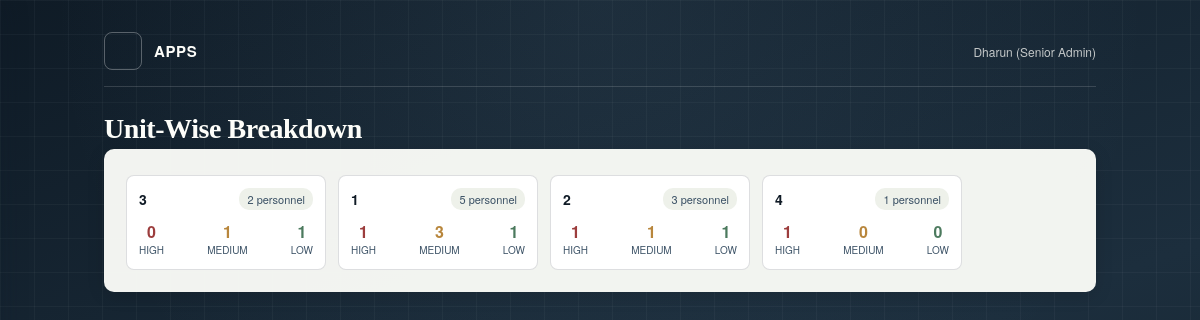
The page /admin/units (signed in) on the database its author committed.
### tables this page shows
CREATE TABLE Users (
            id INTEGER PRIMARY KEY AUTOINCREMENT,
            name TEXT NOT NULL,
            unit TEXT,
            password TEXT NOT NULL,
            role TEXT NOT NULL DEFAULT 'personnel'
        , assigned_officer_id INTEGER);

### app.py (the view)
@app.route("/admin/units")
@role_required("admin")
def admin_units():
    conn = get_db()
    unit_summary, _ = get_unit_summary(conn)
    conn.close()
    return render_template("admin_units.html", unit_summary=unit_summary)

### app.py (called while the page is built, shortened)
def get_db():
    conn = sqlite3.connect(DB_PATH)
    conn.row_factory = sqlite3.Row
    return conn

def role_required(*roles):
    def decorator(view):
        @wraps(view)
        def wrapper(*args, **kwargs):
            if "user_id" not in session or session.get("role") not in roles:
                if "officer" in roles and len(roles) == 1:
                    return redirect(url_for("officer_login"))
                elif "admin" in roles and len(roles) == 1:
                    return redirect(url_for("admin_login"))
                return redirect(url_for("login"))
            return view(*args, **kwargs)
        return wrapper
    return decorator

@app.before_request
def block_cross_site_posts():
    if request.method != "POST":
        return
    source = request.headers.get("Origin") or request.headers.get("Referer")
    if source:
        if urlparse(source).netloc != request.host:
            abort(403)

@app.after_request
def add_security_headers(resp):
    resp.headers.setdefault("X-Content-Type-Options", "nosniff")
    resp.headers.setdefault("X-Frame-Options", "SAMEORIGIN")
    resp.headers.setdefault("Referrer-Policy", "same-origin")
    if "user_id" in session:
        resp.headers["Cache-Control"] = "no-store"
    return resp

@app.context_processor
def inject_nav_counts():
    return {}

def get_unit_summary(conn):
    rows = conn.execute("""
        SELECT Users.unit, DailyData.stress_level
        FROM DailyData
        JOIN Users ON DailyData.user_id = Users.id
        WHERE DailyData.id IN (SELECT MAX(id) FROM DailyData GROUP BY user_id)
          AND Users.role = 'personnel'
    """).fetchall()
    unit_summary = {}
    levels = []
    for row in rows:
        unit = row["unit"] or "Unassigned"
        level = row["stress_level"]
        levels.append(level)
        bucket = unit_summary.setdefault(unit, {"total": 0, "High": 0, "Medium": 0, "Low": 0})
        bucket["total"] += 1
        if level in bucket:
            bucket[level] += 1
    return unit_summary, levels

### templates/admin_units.html (shortened to what this page needs)
<!DOCTYPE html>
<html lang="en">
<head>
<link rel="stylesheet" href="{{ url_for('static', filename='style.css') }}">
</head>
<body class="admin-page">
<div class="wrap">
  {% include "_header.html" %}
  <h2 class="page-title">Unit-Wise Breakdown</h2>
  <div class="card">
  {% if unit_summary %}
  <div style="display:grid; grid-template-columns: repeat(auto-fit, minmax(150px, 200px)); gap:12px; margin-top:4px;">
    {% for unit, counts in unit_summary.items() %}
    <div onclick="window.location='{{ url_for('admin_unit_detail', unit_name=unit) }}'"
    style="cursor:pointer; background:#fff; border:1px solid var(--line); border-radius:8px; padding:12px; transition: box-shadow 0.15s ease, transform 0.15s ease;"
    onmouseover="this.style.boxShadow='0 4px 12px rgba(16,27,38,0.1)'; this.style.transform='translateY(-2px)';"
    onmouseout="this.style.boxShadow='none'; this.style.transform='none';">
      <div style="display:flex; justify-content:space-between; align-items:center; margin-bottom:10px;">
        <strong style="font-family:'Helvetica Neue', Arial, sans-serif; font-size:14px;">{{ unit }}</strong>
        <span style="font-family:'Helvetica Neue', Arial, sans-serif; font-size:11px; background:var(--paper); padding:3px 8px; border-radius:10px; color:var(--steel);">{{ counts.total }} personnel</span>
      </div>
      <div style="display:flex; justify-content:space-between; text-align:center; font-family:'Helvetica Neue', Arial, sans-serif;">
        <div>
          <div style="color:var(--signal-high); font-weight:700; font-size:16px;">{{ counts.High }}</div>
          <div style="font-size:10px; color:var(--steel);">HIGH</div>
        </div>
        <div>
          <div style="color:var(--signal-med); font-weight:700; font-size:16px;">{{ counts.Medium }}</div>
          <div style="font-size:10px; color:var(--steel);">MEDIUM</div>
        </div>
        <div>
          <div style="color:var(--signal-low); font-weight:700; font-size:16px;">{{ counts.Low }}</div>
          <div style="font-size:10px; color:var(--steel);">LOW</div>
        </div>
      </div>
    </div>
    {% endfor %}
  </div>
  {% else %}
    <p class="empty-note">No personnel data yet.</p>
  {% endif %}
  </div>
</div>
</body>
</html>

### static/style.css (style rules this page uses)
:root { --ink:#101b26; --paper:#eef1ea; --steel:#3c5266; --steel-deep:#243747; --signal-low:#4c7a5e; --signal-med:#b8863c; --signal-high:#9c3d3d; --line: rgba(16,27,38,0.14); --card:#f7f8f4; }
* { box-sizing:border-box; }
html,body { margin:0;padding:0; }
body { background: linear-gradient(180deg, #f2f4ee 0%, var(--paper) 100%); color:var(--ink); font-family: 'Iowan Old Style','Georgia',serif; min-height:100vh; }
.wrap { max-width:920px; margin:0 auto; padding:32px 24px 80px; }
h2.page-title { font-size:28px; font-weight:600; margin:0 0 4px; letter-spacing:-0.015em; color:var(--ink); }
.card { background:var(--card); border:1px solid var(--line); border-radius:10px; padding:22px; box-shadow: 0 1px 3px rgba(16,27,38,0.04), 0 1px 2px rgba(16,27,38,0.06); }
body.admin-page { background: radial-gradient(circle at 50% 0%, rgba(120,160,190,0.10), transparent 55%), linear-gradient(rgba(255,255,255,0.035) 1px, transparent 1px), linear-gradient(90deg, rgba(255,255,255,0.035) 1px, transparent 1px), linear-gradient(160deg, #0f1b26 0%, #1c2e3d 55%, #132029 100%); background-size: auto, 34px 34px, 34px 34px, auto; background-attachment: fixed, fixed, fixed, scroll; min-height:100vh; }
body.admin-page .wrap { max-width:1040px; }
body.admin-page h2.page-title { color:#fdfdf9; }
body.admin-page .card { background:rgba(247,248,244,0.98); border:none; box-shadow: 0 4px 18px rgba(0,0,0,0.12); }
html { scroll-behavior:smooth; }

### rows shown on the page
Users: unit "1", total "5", High "1", Medium "3", Low "1"

### other values the page prints
{{ session.get('user_name') }} "Dharun"
{{ unit }} "3" "2" "4"
{{ counts.total }} "2" "3" "1"
{{ counts.High }} "0" "1" "1"
{{ counts.Medium }} "1" "1" "0"
{{ counts.Low }} "1" "1" "0"
